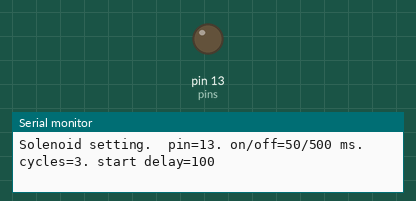
The sketch below on a simulated Arduino Uno, built with avr-gcc and run on an emulated ATmega328P. Parts: output pins drawn as LEDs (lit = HIGH), the last lines printed to the serial monitor.

Above: at 0.5 s.
At 7.88 s:
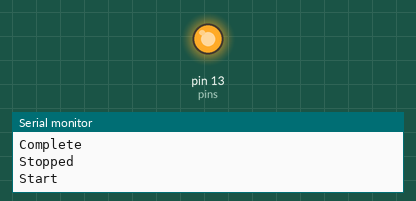
Timing chart, 0 to 9.2 s (numbered marks = the images above):
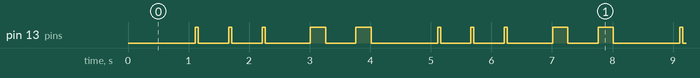

Measured:
- by itself, pin 13 (pins): repeats every 4.0 s: 2 × (LOW 0.50 s, HIGH 0.05 s), LOW 0.75 s, HIGH 0.25 s, LOW 0.50 s, HIGH 0.25 s, LOW 1.1 s, HIGH 0.05 s
- by itself, everything shown: repeats every 4.0 s, in 10 steps

The sketch:

test_v1.ino
```cpp
#include <Streaming.h>
#include <Metro.h>
#include "Solenoid.h"

const byte N_pins = 2;
const byte pins[N_pins] = {13, 13};
const byte lowDef[N_pins] = {LOW, LOW};

Solenoid sol[N_pins];

void setup() {
  // put your setup code here, to run once:
  Serial.begin(115200);

  for( byte i=0; i<N_pins; i++ ) {
    sol[i].begin(pins[i], lowDef[i]);
  }
  sol[0].set(250, 500, 2, 2000);
  sol[1].set(50, 500, 3, 100);

}

void loop() {
  delay(1000);

  // put your main code here, to run repeatedly:
  Serial << "Start" << endl;
  for( byte i=0; i<N_pins; i++ ) sol[i].start();

  boolean keepRunning = true;
  while( keepRunning ) {
    keepRunning = false;
    for( byte i=0; i<N_pins; i++ ) keepRunning |= sol[i].running();
  }
  Serial << "Complete" << endl;

  for( byte i=0; i<N_pins; i++ ) sol[i].stop();
  Serial << "Stopped" << endl;
}
```

Solenoid.cpp
```cpp
#include "Solenoid.h"

void Solenoid::setOff() {
  this->isOn = false;
  digitalWrite(this->pin, this->low);
}
void Solenoid::setOn() {
  this->isOn = true;;
  digitalWrite(this->pin, this->high);
}
void Solenoid::toggle() {
  if( this->isOn ) {
    this->setOff();
  } else {
    this->setOn();
  }
}

void Solenoid::begin(byte pin, byte lowDefinition) {
  this->pin = pin;
  this->low = lowDefinition;
  this->high = !lowDefinition;
  this->setOff();

  // then set the pin to OUTPUT
  pinMode(this->pin, OUTPUT);

  Serial << F("Solenoid initializing.  pin=") << this->pin << F(" low=") << this->low << endl;
}

void Solenoid::set(unsigned long onDuration, unsigned long offDuration, byte cycles, unsigned long startDelay) {
  this->cyclesTotal = cycles;
  this->onDuration = onDuration;
  this->offDuration = offDuration;
  this->startDelay = startDelay;
  this->remainingCycles = 0;

  Serial << F("Solenoid setting.  pin=") << this->pin << F(". on/off=") << this->onDuration << "/";
  Serial << this->offDuration << F(" ms. cycles=") << this->cyclesTotal << F(". start delay=") << this->startDelay << endl;
}

void Solenoid::start() {
  // assign the work load.
  this->remainingCycles = this->cyclesTotal;
  this->setOff();

  if( startDelay> 0 ) {
    // we need to add some delay here
    this->timer.interval(startDelay);
    this->timer.reset();
  } else {
    // so will go HIGH ASAP
    this->timer.interval(0);
    this->timer.reset();
  }
}

boolean Solenoid::running() {
  // bail out if we're not needed
  if( this->remainingCycles<1 ) return(false);

  // is the timer up?
  if( this->timer.check() ) {
    this->toggle();
    if( this->isOn ) {
      // started a new cycle
      this->timer.interval(this->onDuration);
    } else {
      // ended a cycle
      this->timer.interval(this->offDuration);
      // decrement work
      this->remainingCycles--;
    }
    this->timer.reset();
  }

  return(true);
}

void Solenoid::stop() {
  this->remainingCycles = 0;
  this->setOff();
}
```

Solenoid.h
```cpp
#ifndef Solenoid_h
#define Solenoid_h

#include <Arduino.h>
#include <Streaming.h>
#include <Metro.h>

class Solenoid {
  public:
    // setup
    void begin(byte pin, byte lowDefinition=LOW); // set the pin
    void set(unsigned long onDuration, unsigned long offDuration, byte cycles=1, unsigned long startDelay=0);

    // operations
    void start(); // start the run
    boolean running(); // returns false if we're done
    void stop(); // halt any time

  private:
    byte pin, low, high, cyclesTotal, remainingCycles;

    unsigned long onDuration, offDuration, startDelay;

    Metro timer;

    boolean isOn;

    void setOff();
    void setOn();
    void toggle();
};

#endif
```
